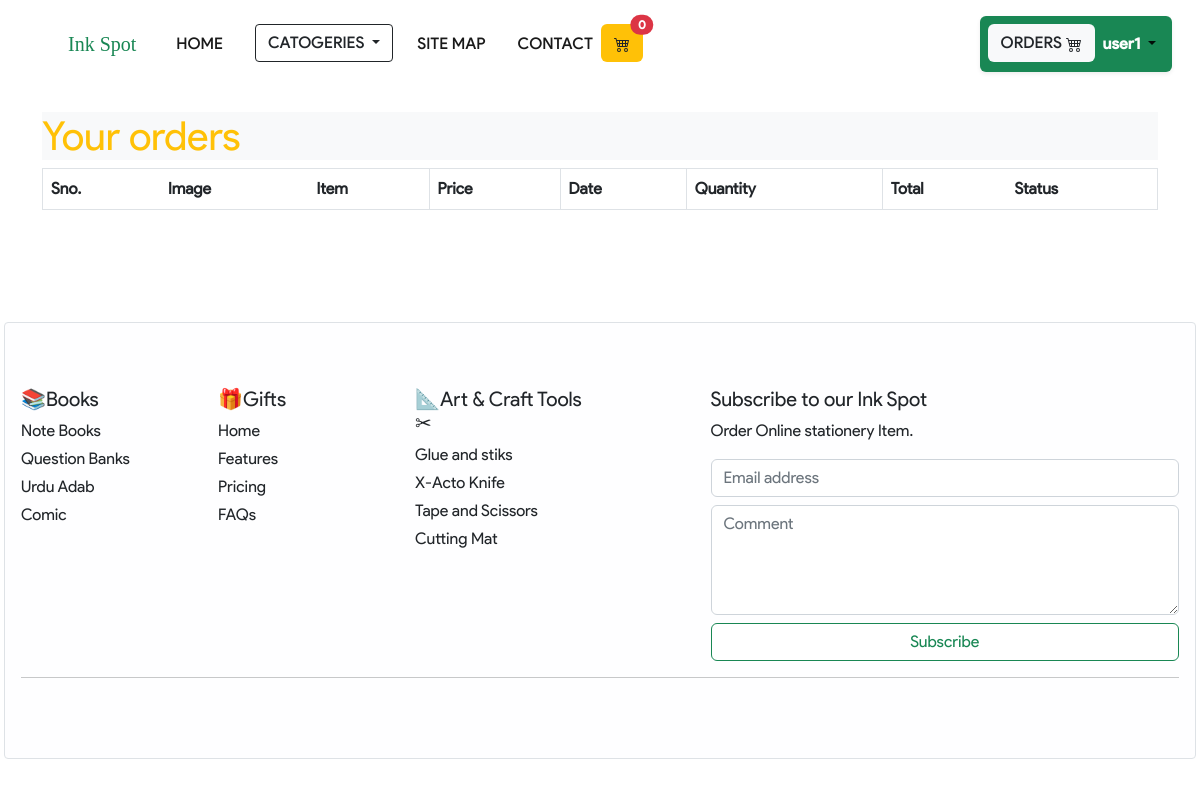
The app's page /orders/ (signed in), older data.
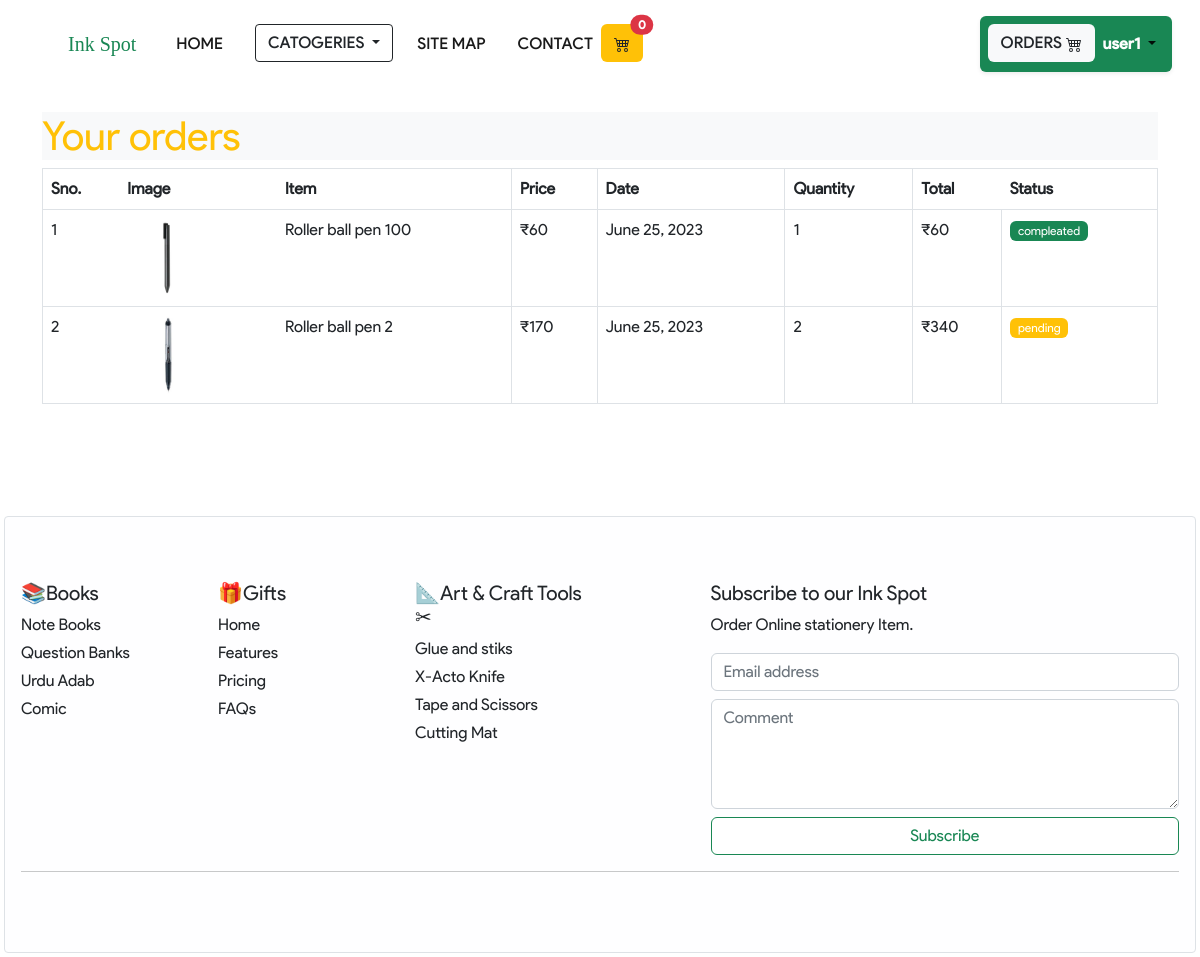
The same page, newer data.
### Ink_Spot/models/order.py (models this page shows, shortened)
class Order(models.Model):
    product  = models.ForeignKey(Product, on_delete=models.CASCADE)
    customer  = models.ForeignKey(Customer, on_delete=models.CASCADE)
    quantity  = models.IntegerField(default=1)
    price = models.IntegerField()
    date = models.DateField(default=datetime.datetime.today)
    address = models.CharField(max_length=100,default='',blank=True)
    zone  = models.CharField(max_length=50,default='',blank=True)
    phone = models.CharField(max_length=12,default='',blank=True)
    status = models.BooleanField(default=False)
    @staticmethod
    def get_orders_by_customer(customer_id):
        return Order.objects.filter(customer = customer_id)

### Ink_Spot/models/product.py (models this page shows, shortened)
class Product(models.Model):
    name = models.CharField(max_length=20)
    discount = models.CharField(max_length=10)
    price = models.IntegerField(default=0)
    desc = models.CharField(max_length=40)
    image = models.ImageField(upload_to="Uploads\product")
    categories = models.ForeignKey(Categories,on_delete=models.CASCADE, default=1)

### Ink_Spot/views.py (the view)
# urls.py: path('orders/',orders, name="orders"),
def orders(request):
    request.session['cart'] = {}
    user_profile = (request.session.get('name'))
    if request.method == "GET" or request.method == "post":
        customer = request.session.get('customer_id')
        order = Order.get_orders_by_customer(customer)
        orders = {}
        orders['orders'] = order
        orders['user'] = user_profile
        return render(request, 'order.html',orders)

### Ink_Spot/templatetags/custom_filter.py (called while the page is built)
@register.filter(name="multiply")
def multiply(n1,n2):
    return n1 * n2

### templates/order.html
{% extends 'base.html' %}
{% block content %}
{% load cart %}
{% load custom_filter %}
<div class="container ">
      <div class=" rounded  pt-4">
           <table class="table border">
            <h1 class="title bg-light text-warning text-outline-black">Your orders </h1>
            <thead>
                  <tr>
                        <th scope="col">Sno.</th>
                        <th scope="col">Image</th>
                        <th scope="col">Item</th>
                        <th scope="col" class="border">Price</th>
                        <th scope="col" class="border">Date</th>
                        <th scope="col" class="border">Quantity</th>
                        <th scope="col">Total</th>
                        <th scope="col">Status</th>
                  </tr>
            </thead>
            <tbody>
                  {% for order in orders %}
                  <tr class="border">
                        <td>{{forloop.counter}}</td>
                        <td><img src="{{order.product.image.url}}"  style="height: 80px;" alt="" class="rounded-circle img-fluid"></td>
                        <td>{{order.product.name}}</td>
                        <td class="border"><span>&#8377;</span>{{order.price}}</td>
                        <td class="border">{{order.date}}</td>
                        <td class="border">{{order.quantity}}</td>
                        <td><span>&#8377;</span>{{order.quantity|multiply:order.price}}</td>
                        {% if order.status %}
                        <td class="border"><span class="badge bg-success" style="font-weight: 400;">compleated</span></td>
                        {%else%}
                        <td class="border"><span class="badge bg-warning" style="font-weight: 400;">pending</span></td>
                        {% endif %}
                   </tr>
                  {% endfor %}
            </tbody>
           </table>
      </div>
</div>
{% endblock %}

Row changes from the older to the newer data that the page shows:
added Order: product.image (picture), product.name "Roller ball pen 100", price "60", date "June 25, 2023", quantity "1", quantity|multiply "60", status "compleated"
added Order: product.image (picture), product.name "Roller ball pen 2", price "170", date "June 25, 2023", quantity "2", quantity|multiply "340", status "pending"
